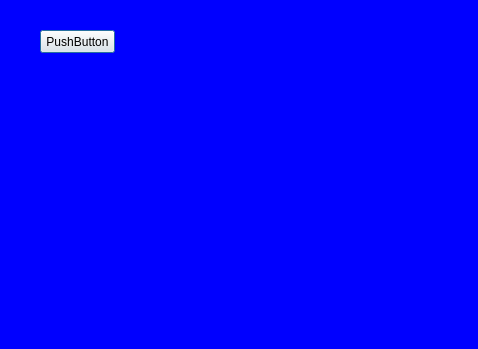
<?xml version="1.0" encoding="UTF-8"?>
<ui version="4.0">
 <class>FirstDialog</class>
 <widget class="QDialog" name="FirstDialog">
  <property name="geometry">
   <rect>
    <x>0</x>
    <y>0</y>
    <width>478</width>
    <height>349</height>
   </rect>
  </property>
  <property name="windowTitle">
   <string>FirstDialog</string>
  </property>
  <property name="styleSheet">
   <string notr="true">QDialog#FirstDialog {
background-color: rgb(0, 0, 255);
}</string>
  </property>
  <widget class="QPushButton" name="pushButton">
   <property name="geometry">
    <rect>
     <x>40</x>
     <y>30</y>
     <width>75</width>
     <height>23</height>
    </rect>
   </property>
   <property name="text">
    <string>PushButton</string>
   </property>
  </widget>
 </widget>
 <layoutdefault spacing="6" margin="11"/>
 <resources/>
 <connections/>
</ui>
